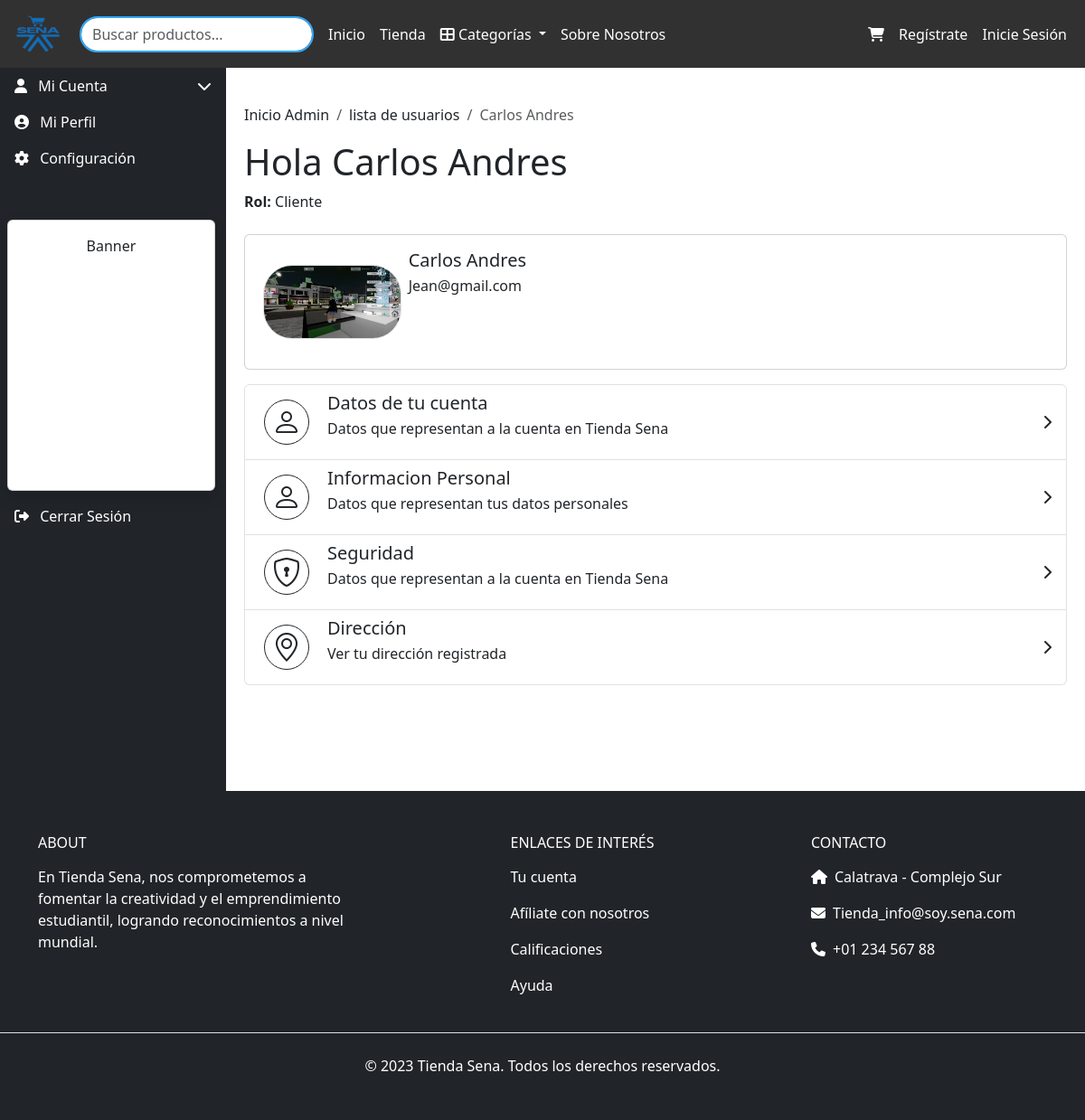
The app's page /perfil_usuario_id/22/, older data.
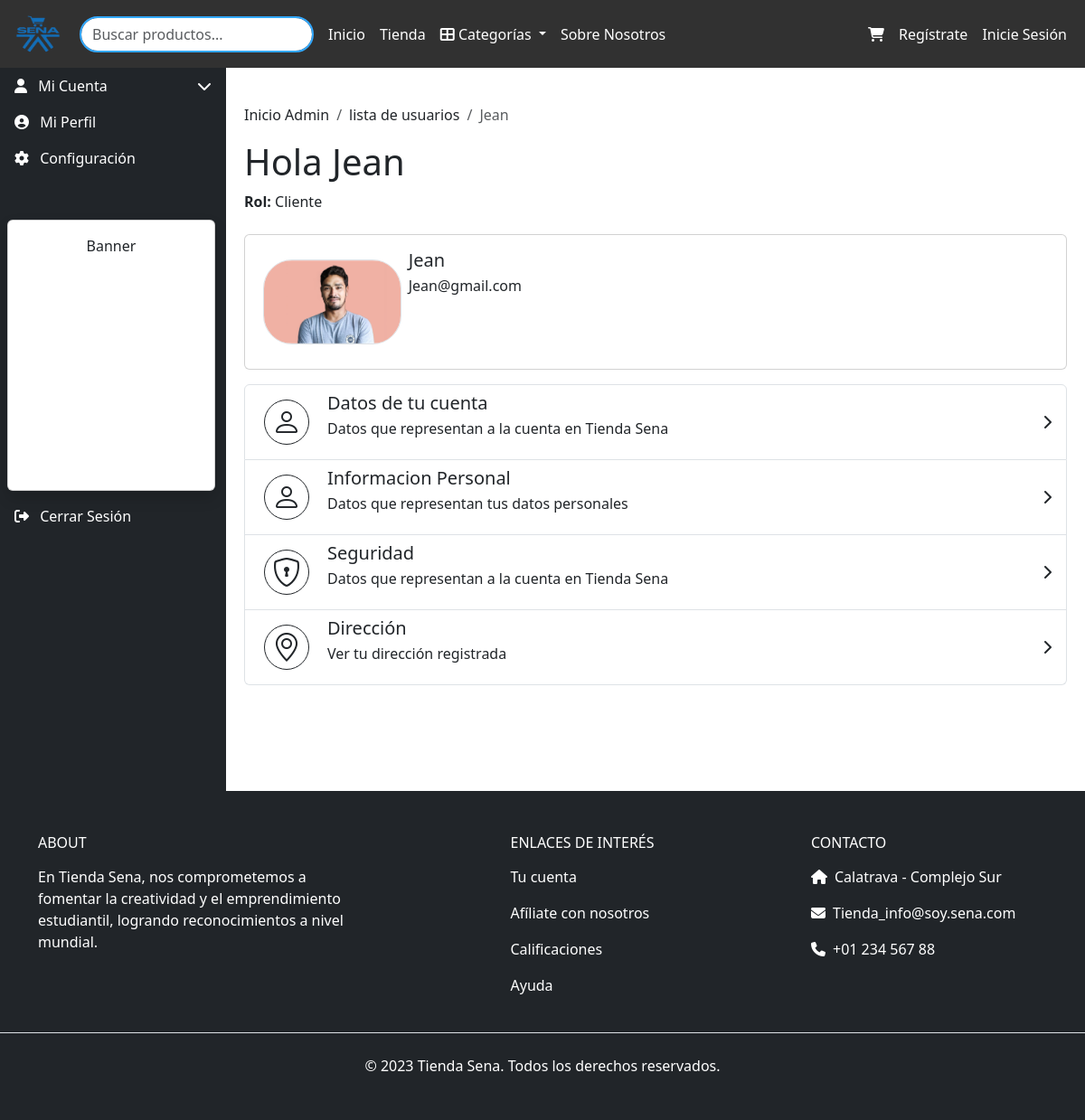
The same page, newer data.
### tienda_sena/models.py (models this page shows, shortened)
class Usuario(models.Model):
    nombre_apellido = models.CharField(max_length=150)
    documento = models.CharField(max_length=20, default="000000")
    contacto = models.IntegerField(default=0)
    correo = models.CharField(max_length=254, unique=True)
    password = models.CharField(max_length=128)
    ROLES = (
        (1, "Administrador"),
        (2, "Cliente"),
        (3, "Vendedor"),
    )
    rol = models.IntegerField(choices=ROLES, default=2)
    activo = models.BooleanField(default=True, help_text="Indica si el usuario está activo")
    imagen_perfil = models.ImageField(upload_to='usuarios/perfiles/', null=True, blank=True, help_text="Imagen de perfil optimizada")
    imagen_perfil_original = models.ImageField(upload_to='usuarios/originales/', null=True, blank=True, help_text="Imagen de perfil original")
    codigo_verificacion = models.IntegerField(null=True, blank=True)

### tienda_sena/views.py (the view)
# urls.py: path('perfil_usuario_id/<int:id_usuario>/', views.perfil_usuario_id, name='perfil_usuario_id'),
def perfil_usuario_id(request, id_usuario):
    q = Usuario.objects.get(pk=id_usuario)
    breadcrumbs = [
        ("Inicio Admin", reverse("panel_admin")),
        ("lista de usuarios", reverse("usuarios")),
        (q.nombre_apellido, reverse("perfil_usuario_id", args=[q.id])),
    ]
    return render(request, "usuarios/perfil_usuario.html",{
        "dato": q,
        "breadcrumbs": breadcrumbs,
    })

### tienda_sena/templates/usuarios/perfil_usuario.html (shortened to what this page needs)
{% extends 'bases/base.html' %}
{% load static breadcrumbs %}
{% if user.is_authenticated %}
{% block main %}
<link rel="stylesheet" href="https://cdn.jsdelivr.net/npm/bootstrap-icons@1.11.3/font/bootstrap-icons.min.css">
<div class="d-flex" style="min-height: 100vh;">
    {% include 'bases/_sidebar_usuario.html' %}
    <div class="container content" style="padding: 20px;padding-top: 40px;">
        {% render_breadcrumbs breadcrumbs %}
        <h1>Hola {{ dato.nombre_apellido }}</h1>
        <p><strong>Rol:</strong> {{ dato.get_rol_display }}</p>
        <div class="card text-center mt-4 mb-3">
            <div class="row d-flex justify-content-end p-2">
                <div class="col-12 col-md-2 d-flex justify-content-center align-items-center p-0">
                    {% if dato.imagen_perfil %}
                        <img src="{{ dato.imagen_perfil.url }}" class="border rounded-5 img-fluid" alt="Client Avatar">
                    {% else %}
                        <img src="{% static 'assets/Andres.png' %}" class="border rounded-5 img-fluid" alt="Client Avatar">
                    {% endif %}
                </div>
                <div class="col-12 col-md-10 row d-flex text-start mb-5 p-2" data-bs-toggle="modal" data-bs-target="#userModal2">
                    <h5 class="client-name mb-1">{{ dato.nombre_apellido }}</h5>
                    <p>{{ dato.correo }}</p>
                </div>
            </div>
        </div>
        <div class="list-group">
            <a href="#" class="list-group-item list-group-item-action">
                <div class="row text-center">
                    <div class="col-2 col-sm-1 d-flex align-items-center justify-content-end p-2 d-none d-sm-flex">
                        <i class="border border-dark bi bi-person rounded-5 fs-2" style="width: 50px;"></i>
                    </div>
                    <div class="col-8 col-md-9 text-start" data-bs-toggle="modal" data-bs-target="#userModal2">
                        <h5 class="mb-1">Datos de tu cuenta</h5>
                        <p class="mb-0">Datos que representan a la cuenta en Tienda Sena</p>
                    </div>
                    <div class="col-2 d-flex align-items-center justify-content-end">
                        <i class="fas fa-chevron-right"></i>
                    </div>
                </div>
            </a>
            <a href="#" class="list-group-item list-group-item-action">
                <div class="row text-center">
                    <div class="col-2 col-sm-1 d-flex align-items-center justify-content-end p-2 d-none d-sm-flex">
                        <i class="border border-dark bi bi-person rounded-5 fs-2" style="width: 50px;"></i>
                    </div>
                    <div class="col-8 col-md-9 text-start" data-bs-toggle="modal" data-bs-target="#userModal1">
                        <h5 class="mb-1">Informacion Personal</h5>
                        <p class="mb-0">Datos que representan tus datos personales</p>
                    </div>
                    <div class="col-2 d-flex align-items-center justify-content-end">
                        <i class="fas fa-chevron-right"></i>
                    </div>
                </div>
            </a>
            <a href="#" class="list-group-item list-group-item-action">
                <div class="row text-center">
                    <div class="col-2 col-sm-1 d-flex align-items-center justify-content-end p-2 d-none d-sm-flex">
                        <i class="border border-dark bi bi-shield-lock rounded-5 fs-2" style="width: 50px;"></i>
                    </div>
                    <div class="col-8 col-md-9 text-start">
                        <h5 class="mb-1">Seguridad</h5>
                        <p class="mb-0">Datos que representan a la cuenta en Tienda Sena</p>
                    </div>
                    <div class="col-2 d-flex align-items-center justify-content-end">
                        <i class="fas fa-chevron-right"></i>
                    </div>
                </div>
            </a>
            <a href="#" class="list-group-item list-group-item-action" data-bs-toggle="modal" data-bs-target="#direccionModal">
                <div class="row text-center">
                    <div class="col-2 col-sm-1 d-flex align-items-center justify-content-end p-2 d-none d-sm-flex">
                        <i class="border border-dark bi bi-geo-alt rounded-5 fs-2" style="width: 50px;"></i>
                    </div>
                    <div class="col-8 col-md-9 text-start">
                        <h5 class="mb-1">Dirección</h5>
                        <p class="mb-0">Ver tu dirección registrada</p>
                    </div>
                    <div class="col-2 d-flex align-items-center justify-content-end">
                        <i class="fas fa-chevron-right"></i>
                    </div>
                </div>
            </a>
        </div>
    </div>
</div>
{% endblock %}
{% else %}
<h1>Iniciar Sesión</h1>
{% endif %}

### tienda_sena/templates/partials/breadcrumbs.html
<nav aria-label="breadcrumb" class="mb-3">
    <ol class="breadcrumb">
        {% for label, url in breadcrumbs %}
            {% if forloop.last %}
                <li class="breadcrumb-item active" aria-current="page">{{ label }}</li>
            {% elif url %}
                <li class="breadcrumb-item">
                    <a href="{{ url }}" class="text-dark text-decoration-none">{{ label }}</a>
                </li>
            {% else %}
                <li class="breadcrumb-item">{{ label }}</li>
            {% endif %}
        {% endfor %}
    </ol>
</nav>

Row changes from the older to the newer data that the page shows:
changed Usuario "Cliente": nombre_apellido "Carlos Andres" → "Jean"; imagen_perfil: picture removed
Text that changed along with them:
new list line: "Jean"
list line gone: "Carlos Andres"
